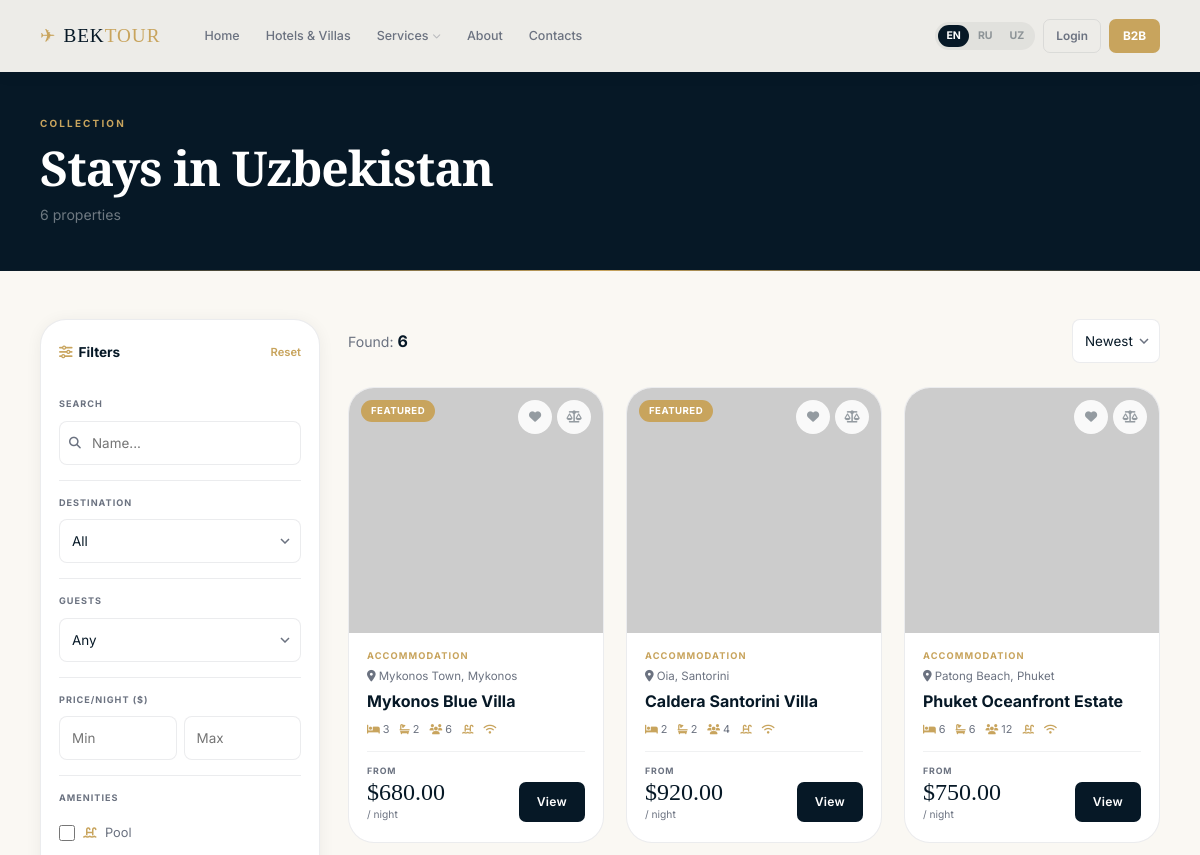
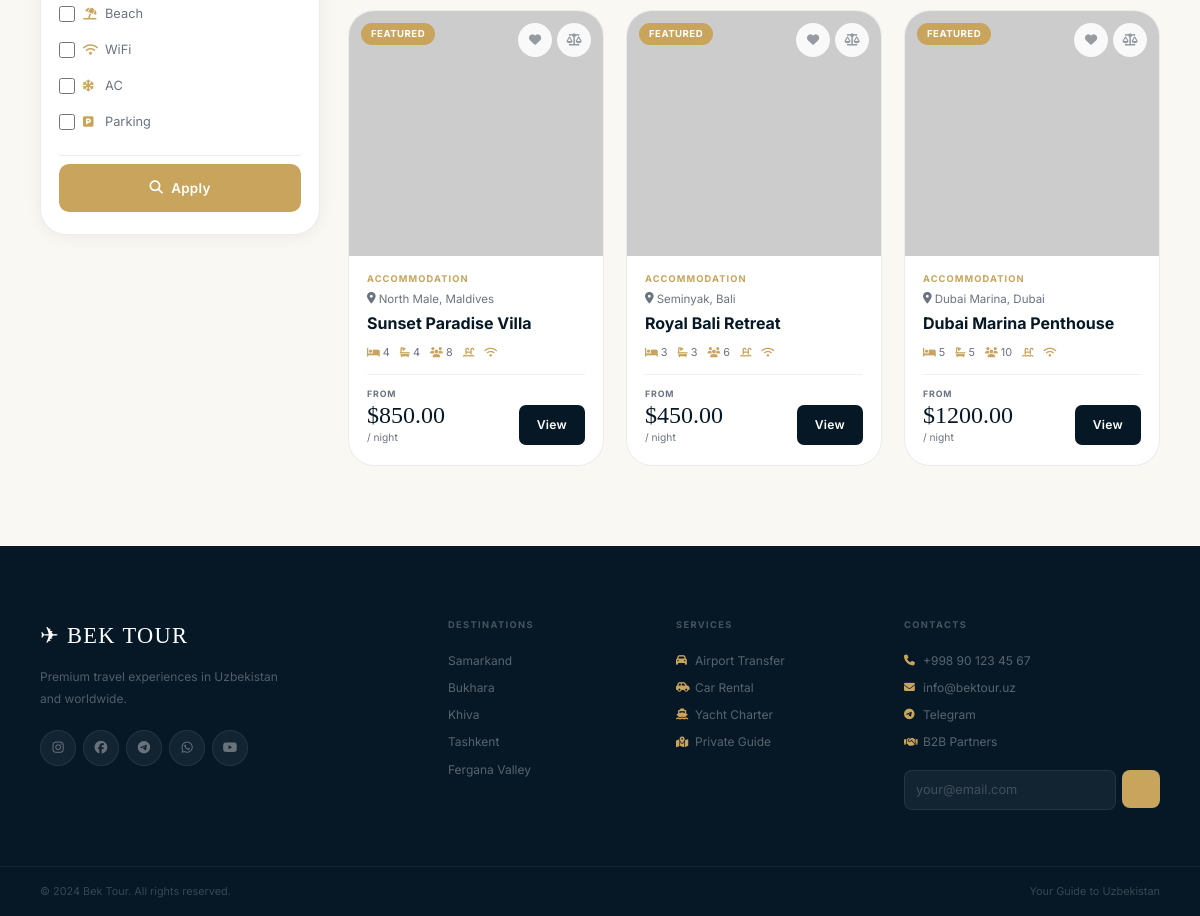
/villas/, run on an earlier commit of the app's database (2 pictures, top to bottom).
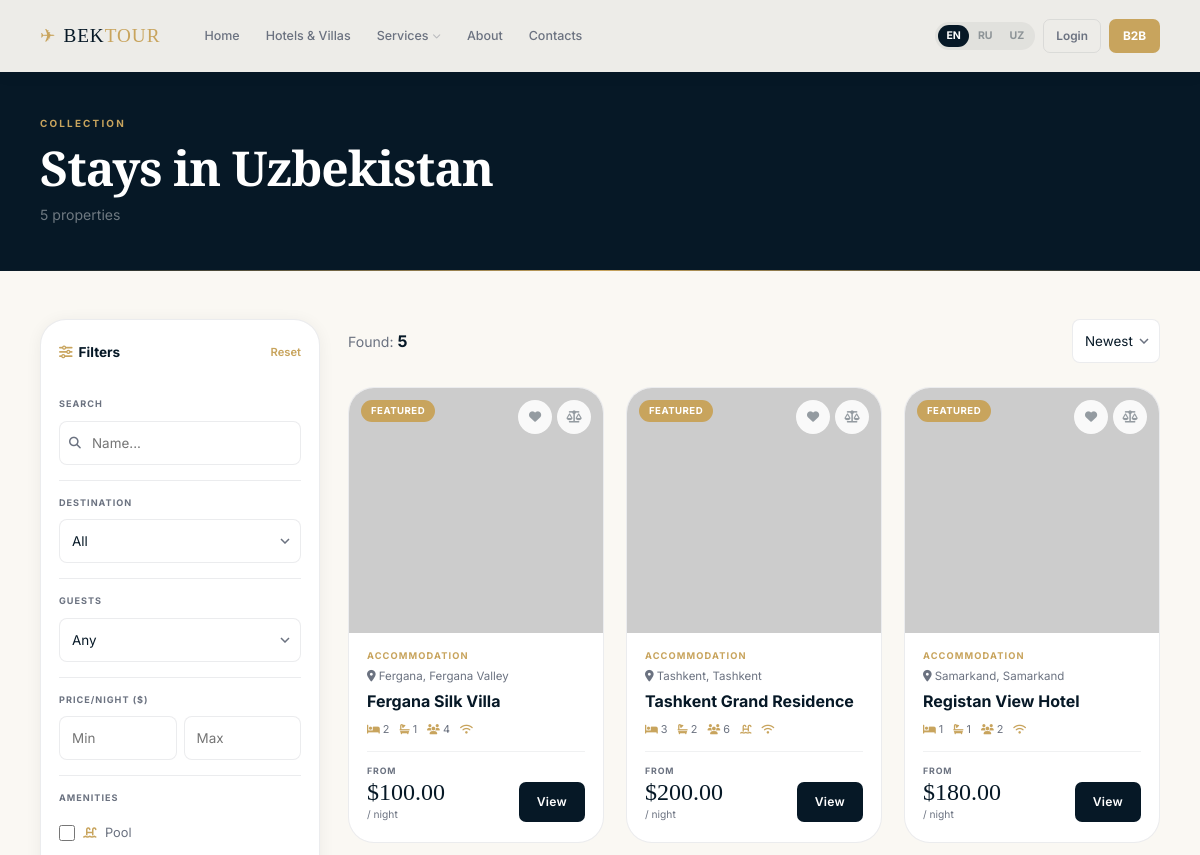
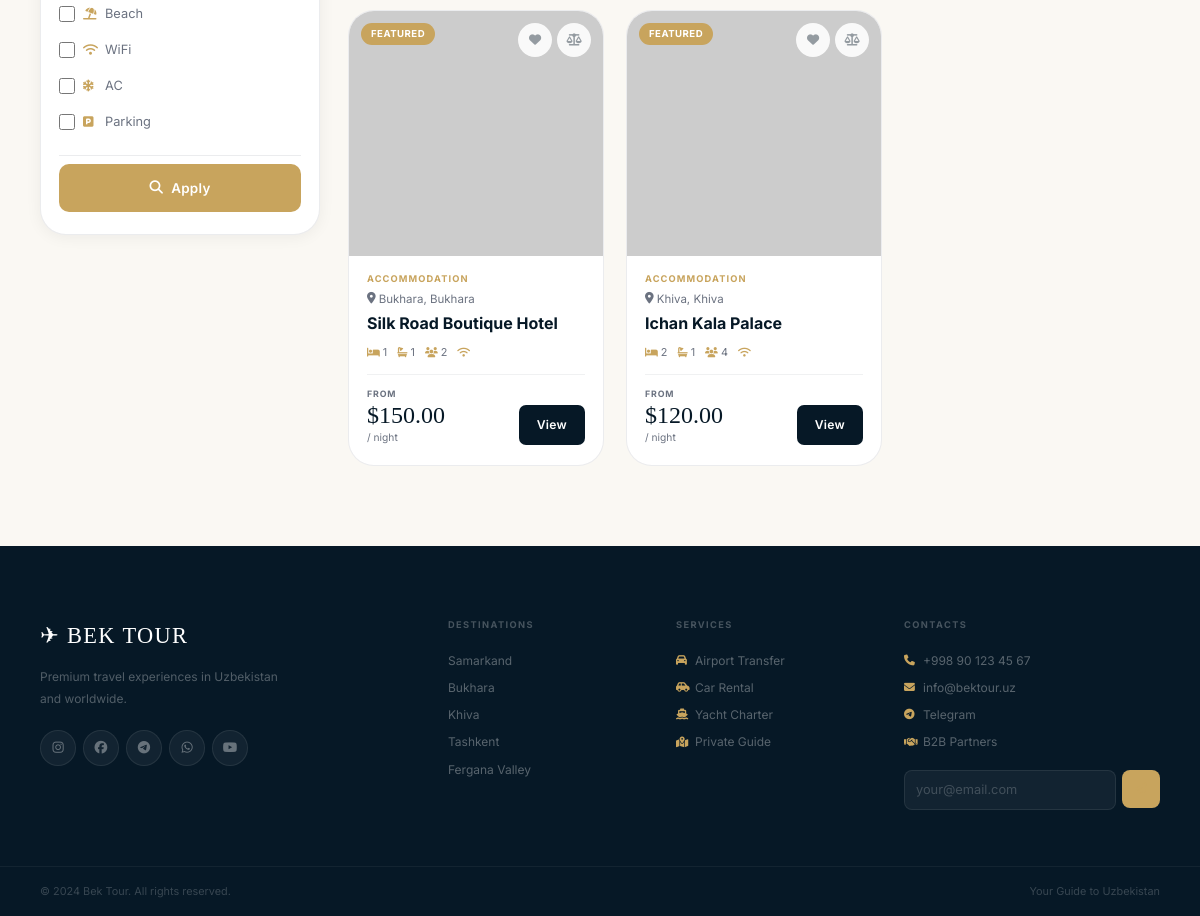
And on a later commit of the database (2 pictures, top to bottom).
### app/models/models.py (models this page shows)
class Villa(db.Model):
    __tablename__ = 'villas'
    id = db.Column(db.Integer, primary_key=True)
    title_en = db.Column(db.String(200), nullable=False)
    title_ru = db.Column(db.String(200))
    slug = db.Column(db.String(200), unique=True)
    description_en = db.Column(db.Text)
    description_ru = db.Column(db.Text)
    country_id = db.Column(db.Integer, db.ForeignKey('countries.id'))
    city = db.Column(db.String(100))
    address = db.Column(db.String(300))
    bedrooms = db.Column(db.Integer)
    bathrooms = db.Column(db.Integer)
    guests = db.Column(db.Integer)
    area = db.Column(db.Float)
    price_per_night = db.Column(db.Numeric(12, 2))
    price_per_week = db.Column(db.Numeric(12, 2))
    price_per_month = db.Column(db.Numeric(12, 2))
    price_b2b = db.Column(db.Numeric(12, 2))
    cover_image = db.Column(db.String(255))
    has_pool = db.Column(db.Boolean, default=False)
    has_beach = db.Column(db.Boolean, default=False)
    has_wifi = db.Column(db.Boolean, default=False)
    has_ac = db.Column(db.Boolean, default=False)
    has_parking = db.Column(db.Boolean, default=False)
    is_active = db.Column(db.Boolean, default=True)
    is_featured = db.Column(db.Boolean, default=False)
    rating = db.Column(db.Float, default=0.0)
    views = db.Column(db.Integer, default=0)
    created_at = db.Column(db.DateTime, default=datetime.utcnow)
    images = db.relationship('VillaImage', backref='villa', lazy='dynamic', cascade='all, delete-orphan')
    bookings = db.relationship('Booking', backref='villa', lazy='dynamic')
    reviews = db.relationship('Review', backref='villa', lazy='dynamic')

class Country(db.Model):
    __tablename__ = 'countries'
    id = db.Column(db.Integer, primary_key=True)
    name_en = db.Column(db.String(100), nullable=False)
    name_ru = db.Column(db.String(100))
    code = db.Column(db.String(5))
    image = db.Column(db.String(255))
    is_popular = db.Column(db.Boolean, default=False)
    villas = db.relationship('Villa', backref='country', lazy='dynamic')

### app/routes/villas.py (the view)
@villas_bp.route('/')
def index():
    q = request.args.get('q', '')
    country = request.args.get('country', type=int)
    guests = request.args.get('guests', type=int)
    min_price = request.args.get('min_price', type=float)
    max_price = request.args.get('max_price', type=float)
    has_pool = request.args.get('has_pool')
    has_beach = request.args.get('has_beach')
    has_wifi = request.args.get('has_wifi')
    has_ac = request.args.get('has_ac')
    has_parking = request.args.get('has_parking')
    sort = request.args.get('sort', 'created_at')
    page = request.args.get('page', 1, type=int)
    query = Villa.query.filter_by(is_active=True)
    if q: query = query.filter(Villa.title_en.ilike(f'%{q}%'))
    if country: query = query.filter(Villa.country_id == country)
    if guests: query = query.filter(Villa.guests >= guests)
    if min_price: query = query.filter(Villa.price_per_night >= min_price)
    if max_price: query = query.filter(Villa.price_per_night <= max_price)
    if has_pool: query = query.filter(Villa.has_pool == True)
    if has_beach: query = query.filter(Villa.has_beach == True)
    if has_wifi: query = query.filter(Villa.has_wifi == True)
    if has_ac: query = query.filter(Villa.has_ac == True)
    if has_parking: query = query.filter(Villa.has_parking == True)
    if sort == 'price_asc': query = query.order_by(Villa.price_per_night.asc())
    elif sort == 'price_desc': query = query.order_by(Villa.price_per_night.desc())
    elif sort == 'rating': query = query.order_by(Villa.rating.desc())
    else: query = query.order_by(Villa.created_at.desc())
    villas = query.paginate(page=page, per_page=12, error_out=False)
    countries = Country.query.all()
    return render_template('villas/list.html', villas=villas, countries=countries, q=q)

### app/__init__.py (called while the page is built)
    def __getattr__(self, key):
        return self._d.get(key, key)

### app/templates/villas/list.html (shortened to what the changed rows need)
{% extends 'base.html' %}
{% block content %}
<div class="page-hero">
  <div class="container">
    <span class="eyebrow">{% if lang=='ru' %}Каталог{% elif lang=='uz' %}Katalog{% else %}Collection{% endif %}</span>
    <h1 style="font-size:clamp(2rem,4vw,3rem);">{% if lang=='ru' %}Жильё в Узбекистане{% elif lang=='uz' %}O'zbekistonda turar joylar{% else %}Stays in Uzbekistan{% endif %}</h1>
    <p>{{ villas.total }} {% if lang=='ru' %}объектов{% elif lang=='uz' %}ob'ekt{% else %}properties{% endif %}</p>
  </div>
</div>
<div class="container" style="padding-top:48px;padding-bottom:80px;">
  <form method="GET" action="{{ url_for('villas.index') }}">
    <div style="display:grid;grid-template-columns:280px 1fr;gap:28px;align-items:start;">
      <aside class="filter-panel">
        <div class="fp-group">
          <span class="fp-lbl">{% if lang=='ru' %}Удобства{% elif lang=='uz' %}Qulayliklar{% else %}Amenities{% endif %}</span>
          {% for field, icon, en, ru, uz in [
            ('has_pool','fa-swimming-pool','Pool','Бассейн','Hovuz'),
            ('has_beach','fa-umbrella-beach','Beach','Пляж','Qirg\'oq'),
            ('has_wifi','fa-wifi','WiFi','WiFi','WiFi'),
            ('has_ac','fa-snowflake','AC','Кондиционер','Konditsioner'),
            ('has_parking','fa-parking','Parking','Парковка','Avtoturargoh'),
          ] %}
          <label class="chk">
            <input type="checkbox" name="{{ field }}" value="1" {% if request.args.get(field) %}checked{% endif %} onchange="this.form.submit()">
            <i class="fa {{ icon }}" style="color:var(--gold);width:14px;font-size:.75rem;"></i>
            {% if lang=='ru' %}{{ ru }}{% elif lang=='uz' %}{{ uz }}{% else %}{{ en }}{% endif %}
          </label>
          {% endfor %}
        </div>
      </aside>
      <div>
        <div style="display:flex;align-items:center;justify-content:space-between;margin-bottom:24px;flex-wrap:wrap;gap:10px;">
          <div style="font-size:.88rem;color:var(--muted);">
            {% if lang=='ru' %}Найдено:{% elif lang=='uz' %}Topildi:{% else %}Found:{% endif %}
            <strong style="color:var(--ink);font-size:1rem;"> {{ villas.total }}</strong>
          </div>
        </div>
        {% if villas.items %}
        <div class="villas-grid">
          {% for villa in villas.items %}
          <div class="vcard">
            <div class="vcard-img">
              <img src="https://picsum.photos/seed/uzstay{{ villa.id }}x/800/600" alt="{{ villa.title_en }}" loading="lazy">
              {% if villa.is_featured %}<div class="vcard-badge vb-gold">Featured</div>{% endif %}
              <div class="vcard-acts">
                <button class="vcard-act" data-fav="{{ villa.id }}"><i class="fa fa-heart"></i></button>
                <button class="vcard-act" data-cmp="{{ villa.id }}" data-name="{{ villa.title_en }}"><i class="fa fa-balance-scale"></i></button>
              </div>
            </div>
            <div class="vcard-body">
              <div class="vcard-tag">{% if lang=='ru' %}Размещение{% elif lang=='uz' %}Turar joy{% else %}Accommodation{% endif %}</div>
              <div class="vcard-loc"><i class="fa fa-map-marker-alt"></i> {{ villa.city or '' }}{% if villa.country %}, {{ villa.country.name_en }}{% endif %}</div>
              <div class="vcard-title"><a href="{{ url_for('villas.detail', slug=villa.slug) }}">{{ villa.title_en }}</a></div>
              <div class="vcard-meta">
                {% if villa.bedrooms %}<span><i class="fa fa-bed"></i> {{ villa.bedrooms }}</span>{% endif %}
                {% if villa.bathrooms %}<span><i class="fa fa-bath"></i> {{ villa.bathrooms }}</span>{% endif %}
                {% if villa.guests %}<span><i class="fa fa-users"></i> {{ villa.guests }}</span>{% endif %}
                {% if villa.has_pool %}<span><i class="fa fa-swimming-pool"></i></span>{% endif %}
                {% if villa.has_wifi %}<span><i class="fa fa-wifi"></i></span>{% endif %}
              </div>
              <div class="vcard-foot">
                <div>
                  <div class="vcard-pl">{{ t.from_label }}</div>
                  <div class="vcard-price">${{ villa.price_per_night }}</div>
                  <div class="vcard-per">{{ t.per_night }}</div>
                </div>
                <a href="{{ url_for('villas.detail', slug=villa.slug) }}" class="btn btn-ink btn-sm">{{ t.btn_view }}</a>
              </div>
            </div>
          </div>
          {% endfor %}
        </div>
        {% endif %}
      </div>
    </div>
  </form>
</div>
{% endblock %}

What changed in the data, as far as the page shows it:
removed Villa: is_featured "FEATURED", city "Mykonos Town", country.name_en "Mykonos", title_en "Mykonos Blue Villa", bedrooms "3", bathrooms "2", guests "6", has_pool True (drawn), has_wifi True (drawn), from_label "FROM", price_per_night "680.00", per_night "/ night", btn_view "View"
removed Villa: is_featured "FEATURED", city "Oia", country.name_en "Santorini", title_en "Caldera Santorini Villa", bedrooms "2", bathrooms "2", guests "4", has_pool True (drawn), has_wifi True (drawn), from_label "FROM", price_per_night "920.00", per_night "/ night", btn_view "View"
removed Villa: city "Patong Beach", country.name_en "Phuket", title_en "Phuket Oceanfront Estate", bedrooms "6", bathrooms "6", guests "12", has_pool True (drawn), has_wifi True (drawn), from_label "FROM", price_per_night "750.00", per_night "/ night", btn_view "View"
removed Villa: is_featured "FEATURED", city "North Male", country.name_en "Maldives", title_en "Sunset Paradise Villa", bedrooms "4", bathrooms "4", guests "8", has_pool True (drawn), has_wifi True (drawn), from_label "FROM", price_per_night "850.00", per_night "/ night", btn_view "View"
removed Villa: is_featured "FEATURED", city "Seminyak", country.name_en "Bali", title_en "Royal Bali Retreat", bedrooms "3", bathrooms "3", guests "6", has_pool True (drawn), has_wifi True (drawn), from_label "FROM", price_per_night "450.00", per_night "/ night", btn_view "View"
removed Villa: is_featured "FEATURED", city "Dubai Marina", country.name_en "Dubai", title_en "Dubai Marina Penthouse", bedrooms "5", bathrooms "5", guests "10", has_pool True (drawn), has_wifi True (drawn), from_label "FROM", price_per_night "1200.00", per_night "/ night", btn_view "View"
added Villa: is_featured "FEATURED", city "Fergana", country.name_en "Fergana Valley", title_en "Fergana Silk Villa", bedrooms "2", bathrooms "1", guests "4", has_wifi True (drawn), from_label "FROM", price_per_night "100.00", per_night "/ night", btn_view "View"
added Villa: is_featured "FEATURED", city "Tashkent", country.name_en "Tashkent", title_en "Tashkent Grand Residence", bedrooms "3", bathrooms "2", guests "6", has_pool True (drawn), has_wifi True (drawn), from_label "FROM", price_per_night "200.00", per_night "/ night", btn_view "View"
added Villa: is_featured "FEATURED", city "Samarkand", country.name_en "Samarkand", title_en "Registan View Hotel", bedrooms "1", bathrooms "1", guests "2", has_wifi True (drawn), from_label "FROM", price_per_night "180.00", per_night "/ night", btn_view "View"
added Villa: is_featured "FEATURED", city "Bukhara", country.name_en "Bukhara", title_en "Silk Road Boutique Hotel", bedrooms "1", bathrooms "1", guests "2", has_wifi True (drawn), from_label "FROM", price_per_night "150.00", per_night "/ night", btn_view "View"
added Villa: is_featured "FEATURED", city "Khiva", country.name_en "Khiva", title_en "Ichan Kala Palace", bedrooms "2", bathrooms "1", guests "4", has_wifi True (drawn), from_label "FROM", price_per_night "120.00", per_night "/ night", btn_view "View"
Also different on the page:
{{ villas.total }}: "6" → "5"
